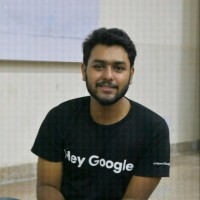
#> input picture people/Priyank.jpg, 200 x 200 px; its folder holds only this picture in this run
$ python Extracting_Faces.py
#> lines starting #> are read from the running program, lines starting #| are printed output that depends on the picture
import os
from os import listdir
from os.path import isfile, join
import cv2


def makedir(directory):

	if not os.path.exists(directory):
		os.makedirs(directory)
		return None

	else:
		pass

face_detector = cv2.CascadeClassifier('../haarcascade_frontalface_default.xml')

my_path = "./people/"
image_file_names = [i for  i in listdir(my_path) if isfile(join(my_path,i))]
makedir("./group_of_faces/")


for image in image_file_names:
	person_image = cv2.imread(my_path+image)
#> person_image is the input picture: shape (200, 200, 3); mean B, G, R 123.5, 129, 128.8
	face = face_detector.detectMultiScale(person_image , 1.3  ,5)
#> face = [[78, 44, 59, 59]]
	if face is not None:
		for (x,y,w,h) in face:

			faces = person_image[y:y+h , x:x+w]
			roi = cv2.resize(faces , (128 ,128) , interpolation = cv2.INTER_CUBIC)
#> this loop made 1 pass
#> pass 1, `faces = person_image[y:y+h , x:x+w]`:
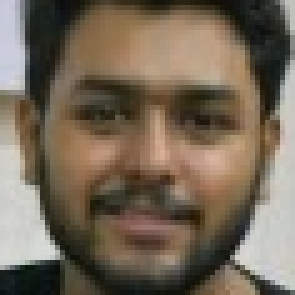
#> faces: shape (59, 59, 3) (shown 5 times larger); mean B, G, R 87.1, 103.9, 117.2
#> pass 1, `roi = cv2.resize(faces , (128 ,128) , interpolation = cv2.INTER_CUBIC)`:
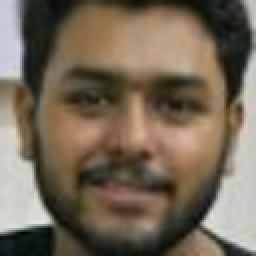
#> roi: shape (128, 128, 3) (shown 2 times larger); mean B, G, R 87.1, 103.9, 117.2

	path = "./group_of_faces/" + "face_"+image
	try:
		cv2.imwrite(path , roi)
		cv2.imshow("face" , roi)
		cv2.waitKey(0)
	except NameError:
		print('Failed to set "ROI"')
cv2.destroyAllWindows()

$ run again, on people/akshay.jpg
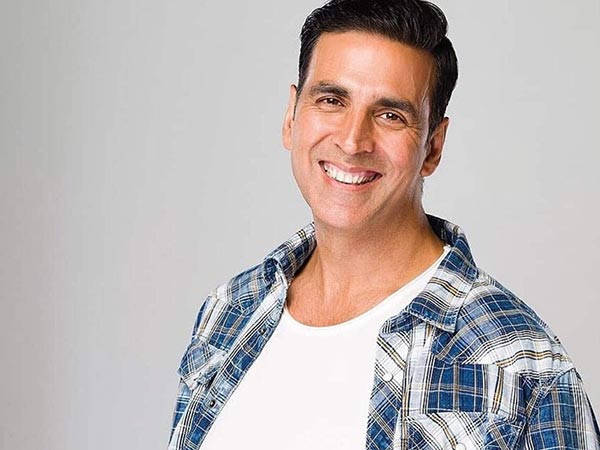
#> input picture people/akshay.jpg, 600 x 450 px
#> person_image is the input picture: shape (450, 600, 3); mean B, G, R 180.4, 181.1, 189.4
#> face = [[275, 37, 176, 176]]
#> the loop `for (x,y,w,h) in face: ` made 1 pass
#> pass 1, `faces = person_image[y:y+h , x:x+w]`:
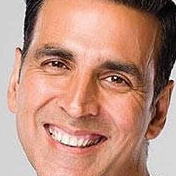
#> faces: shape (176, 176, 3); mean B, G, R 126.3, 143.5, 190.3
#> pass 1, `roi = cv2.resize(faces , (128 ,128) , interpolation = cv2.INTER_CUBIC)`:
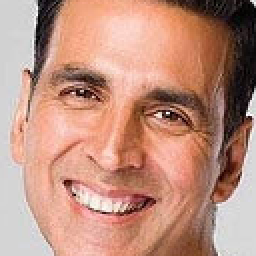
#> roi: shape (128, 128, 3) (shown 2 times larger); mean B, G, R 126.3, 143.5, 190.3

$ run again, on people/cheeku.jpg
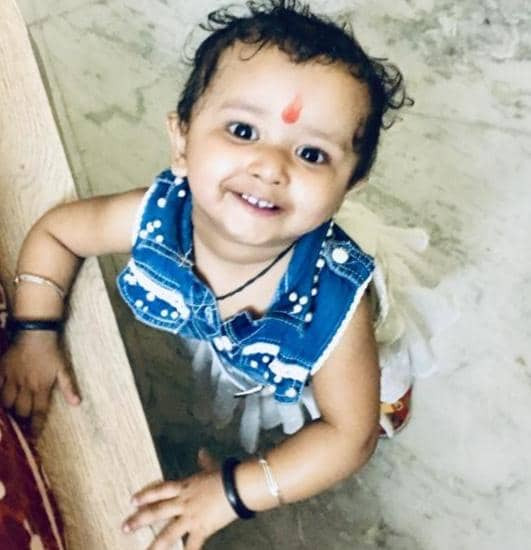
#> input picture people/cheeku.jpg, 531 x 550 px
#> person_image is the input picture: shape (550, 531, 3); mean B, G, R 156.1, 164.6, 166.7
#> face = [[162, 54, 227, 227]]
#> the loop `for (x,y,w,h) in face: ` made 1 pass
#> pass 1, `faces = person_image[y:y+h , x:x+w]`:
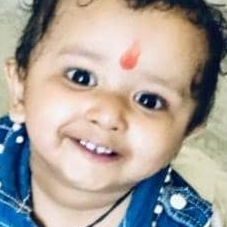
#> faces: shape (227, 227, 3); mean B, G, R 152.6, 159.9, 167.7
#> pass 1, `roi = cv2.resize(faces , (128 ,128) , interpolation = cv2.INTER_CUBIC)`:
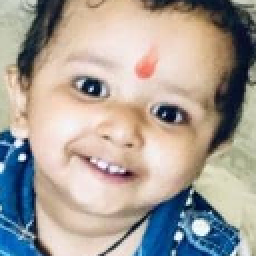
#> roi: shape (128, 128, 3) (shown 2 times larger); mean B, G, R 152.6, 159.8, 167.7
